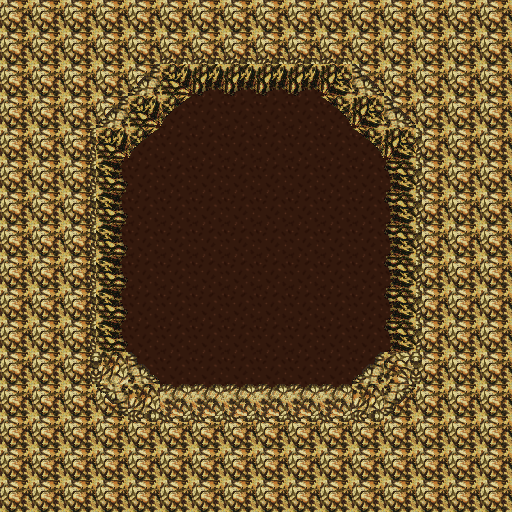

Rendered tile map (Tiled .tmx) drawn with the repository's tilesets; below, a short description and the map source with its tile grids summarised:
An orthogonal 16x16 tile map with 32x32 px tiles, 6 tile layers (0_floor, 1_terrain, 2_object, objects, ...), 1 hidden layer not drawn, 3 tilesets.

<map version="1.0" orientation="orthogonal" renderorder="right-down" width="16" height="16" tilewidth="32" tileheight="32" nextobjectid="1">
 <tileset firstgid="1" name="collision" tilewidth="32" tileheight="32" tilecount="1" columns="1">
  <image source="../../tileset/logic/collision.png" width="32" height="32" />
 </tileset>
 <tileset firstgid="2" name="ground_3" tilewidth="32" tileheight="32" tilecount="5" columns="5">
  <image source="../../tileset/ground/ground_3.png" width="160" height="32" />
 </tileset>
 <tileset firstgid="7" name="int_rock" tilewidth="32" tileheight="32" tilecount="140" columns="10">
  <image source="../../tileset/building/wall/int_rock.png" width="320" height="448" />
 </tileset>
 <layer name="0_floor" width="16" height="16">
  <data>[256 cells, 256 non-empty, 4 distinct tile ids]</data>
 </layer>
 <layer name="1_terrain" width="16" height="16">
  <data>[256 cells, 66 non-empty, 15 distinct tile ids]</data>
 </layer>
 <layer name="2_object" width="16" height="16">
  <data>[256 cells, 4 non-empty, 2 distinct tile ids]</data>
 </layer>
 <layer name="objects" width="16" height="16">
  <data>[256 cells, 0 non-empty, 0 distinct tile ids]</data>
 </layer>
 <layer name="3_roof" width="16" height="16">
  <data>[256 cells, 8 non-empty, 3 distinct tile ids]</data>
 </layer>
 <layer name="collision" width="16" height="16" visible="0" opacity="0.4">
  <data>[256 cells, 180 non-empty, 1 distinct tile ids]</data>
 </layer>
 <layer name="protection" width="16" height="16" opacity="0.4">
  <data>[256 cells, 0 non-empty, 0 distinct tile ids]</data>
 </layer>
</map>
